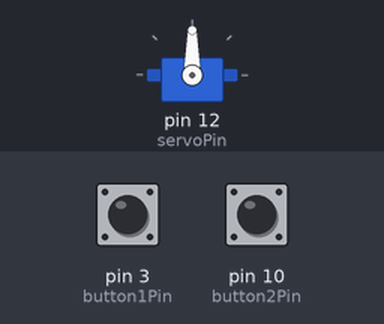
The sketch below on a simulated Arduino Uno, built with avr-gcc and run on an emulated ATmega328P. Parts: servo. The test bench sets the inputs (shaded band); at power-on: pin 3 (button1Pin) LOW, pin 10 (button2Pin) LOW.

Above: at 1.2 s.
1.3 s: pin 3 (button1Pin) pulled HIGH for 0.25 s
At 2.43 s:
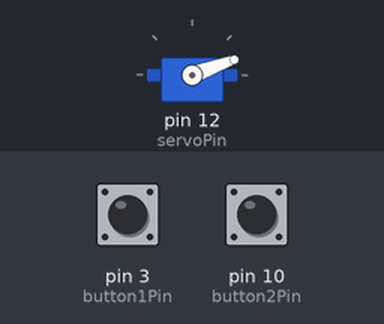
At 12.6 s:
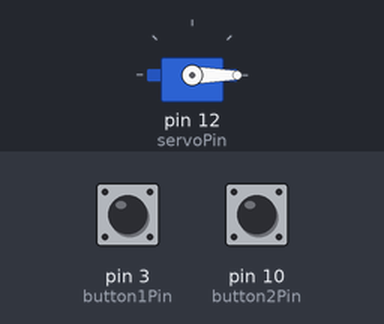
Timing chart, 0 to 13.3 s (numbered marks = the images above; inputs shaded):
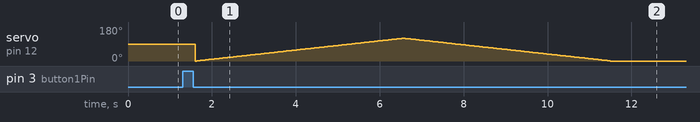

The sketch:

Opdracht5.ino
```cpp
/**
  * @author https://docs.arduino.cc/learn/electronics/servo-motors/
  * @author CHATGPT
*/

#include <Servo.h>

// Pin voor knop 1
const int button1Pin = 3;
// Pin voor knop 2
const int button2Pin = 10;
// Pin voor de servo motor
const int servoPin = 12;

Servo myServo;

void setup() {
  // De pinMode defineren
  pinMode(button1Pin, INPUT);
  pinMode(button2Pin, INPUT);
  // De servo defineren
  myServo.attach(servoPin);
}

void loop() {
  // De button state ophalen als boolean
  bool button1State = digitalRead(button1Pin);
  bool button2State = digitalRead(button2Pin);

  // Een vertraging om de arduino tijd te geven om te checken of er twee knoppen worden ingedrukt
  delay(200);

  // Checken of er twee knoppen worden ingedrukt
  if (button1State && button2State) {
    // Verplaats the servo in 5s, wacht 2s, daarna terug in 0.5s
    moveServo(0, 120, 5000);
    delay(2000);
    moveServo(120, 0, 500);
  }
  // Checken of knop 1 word ingedrukt
  else if (button1State) {
    // Verplaats servo in 5s, daarna terug in 5s
    moveServo(0, 120, 5000);
    moveServo(120, 0, 5000);
  }
  // Checken of knop 2 word ingedrukt
  else if (button2State) {
    // Verplaats servo in 0.5s, daarna terug in 0.5s
    moveServo(0, 120, 500);
    moveServo(120, 0, 500);
  }
}

// Functie moveServo
void moveServo(int startAngle, int endAngle, int duration) {
  // Stepdelay berekenen
  int stepDelay = duration / abs(endAngle - startAngle);

 if (startAngle < endAngle) {
    // Als de start angle minder is dan het eind angle,
    // de servo word verplaats van de start angle naar de eind angle in een versnellende beweging.
    for (int angle = startAngle; angle <= endAngle; angle++) {
        // De huidige angle aan de servo doorgeven
        myServo.write(angle);
        // Wachten op de stepdelay voor dat hij door gaat
        delay(stepDelay);
    }
} else {
    // Als de start angel groter of gelijk is aan de eind angle,
    // de servo moet worden verplaats van start angle naar eind angle in een verminderende beweging.
    for (int angle = startAngle; angle >= endAngle; angle--) {
        // De huidige angle aan de servo doorgeven
        myServo.write(angle);
        // Wachten op de stepdelay voor dat hij door gaat
        delay(stepDelay);
    }
  }
}
```
